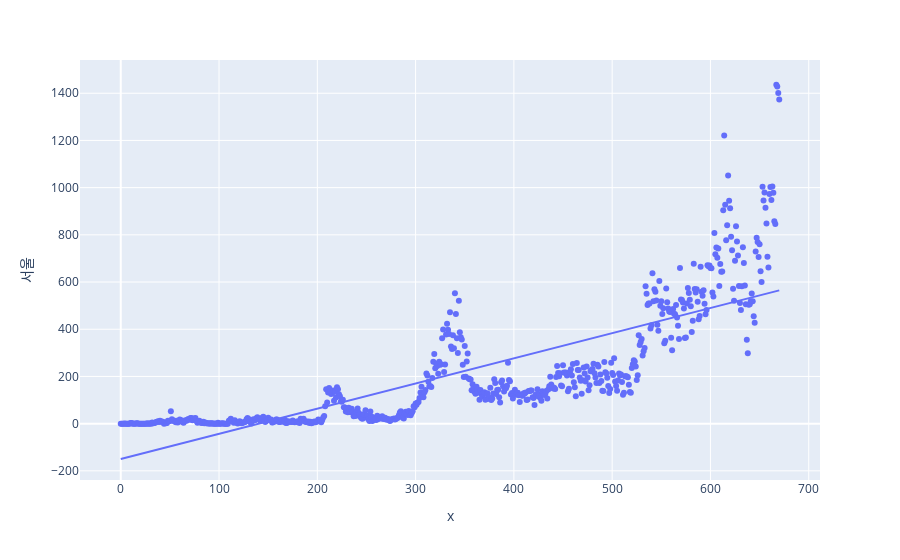
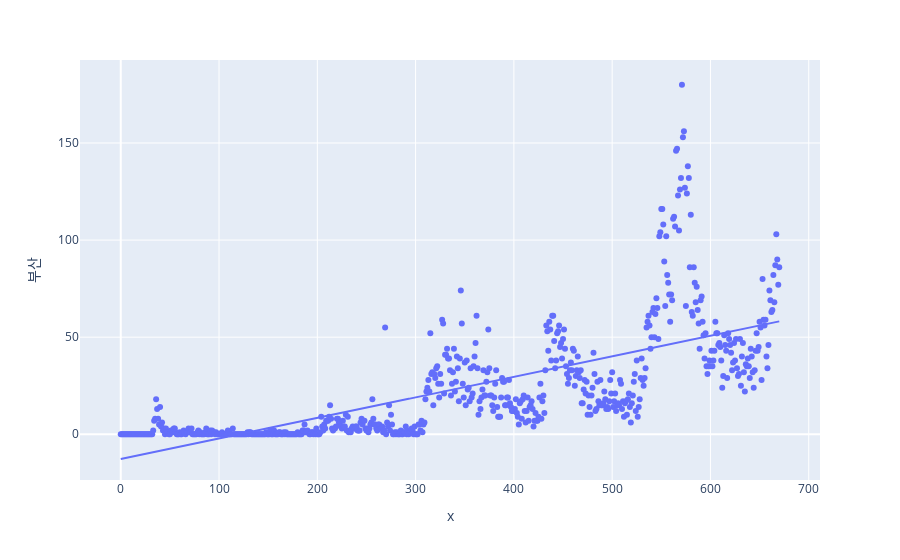
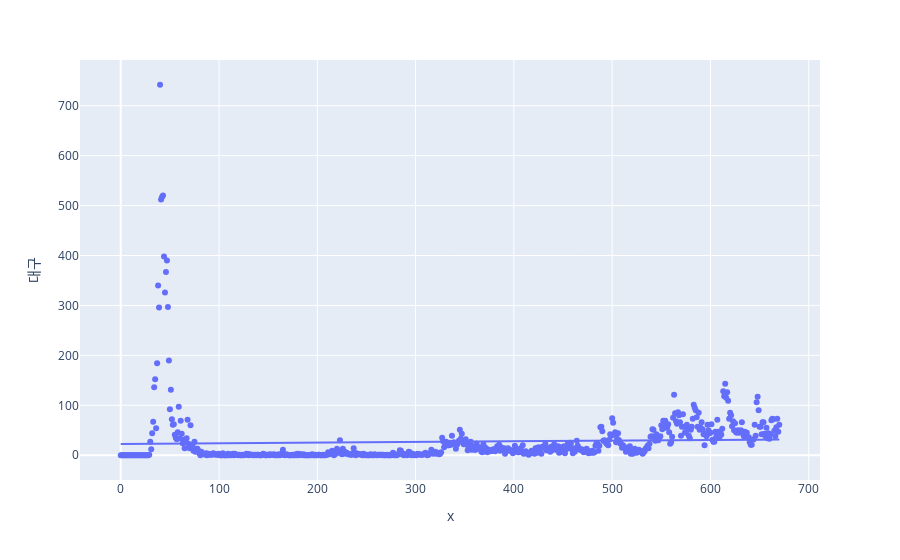

The notebook cell these images were saved under, in order:
### Code cell
# # 회귀를 그리기 위에 x축에 사용할 숫자 생성(코로나 확산 경과일)
# day = list(range(len(df_covid.index)))

# for col in df_covid.columns:
#     fig = px.scatter(df_covid, x=day, y=col, trendline='ols')
#     fig.show()

### Figure 1 — Plotly figure (JSON) as saved in the notebook; plotly's stock layout.template omitted (floating-point values rounded to 4 significant figures; data arrays with more than 128 entries replaced by an {"elided": "..."} marker saying what was removed)
{"data": [{"hovertemplate": "x=%{x}<br>서울=%{y}<extra></extra>", "legendgroup": "", "marker": {"color": "#636efa", "symbol": "circle"}, "mode": "markers", "name": "", "orientation": "v", "showlegend": false, "type": "scatter", "x": {"elided": "671 int values"}, "xaxis": "x", "y": {"elided": "671 int values"}, "yaxis": "y"}, {"hovertemplate": "<b>OLS trendline</b><br>서울 = 1.06638 * x + -149.861<br>R<sup>2</sup>=0.646181<br><br>x=%{x}<br>서울=%{y} <b>(trend)</b><extra></extra>", "legendgroup": "", "marker": {"color": "#636efa", "symbol": "circle"}, "mode": "lines", "name": "", "showlegend": false, "type": "scatter", "x": {"elided": "671 int values"}, "xaxis": "x", "y": {"elided": "671 float values"}, "yaxis": "y"}], "layout": {"legend": {"tracegroupgap": 0}, "margin": {"t": 60}, "xaxis": {"anchor": "y", "domain": [0, 1], "title": {"text": "x"}}, "yaxis": {"anchor": "x", "domain": [0, 1], "title": {"text": "서울"}}}}

### Figure 2 — Plotly figure (JSON) as saved in the notebook; plotly's stock layout.template omitted (floating-point values rounded to 4 significant figures; data arrays with more than 128 entries replaced by an {"elided": "..."} marker saying what was removed)
{"data": [{"hovertemplate": "x=%{x}<br>부산=%{y}<extra></extra>", "legendgroup": "", "marker": {"color": "#636efa", "symbol": "circle"}, "mode": "markers", "name": "", "orientation": "v", "showlegend": false, "type": "scatter", "x": {"elided": "671 int values"}, "xaxis": "x", "y": {"elided": "671 int values"}, "yaxis": "y"}, {"hovertemplate": "<b>OLS trendline</b><br>부산 = 0.105775 * x + -12.7355<br>R<sup>2</sup>=0.497300<br><br>x=%{x}<br>부산=%{y} <b>(trend)</b><extra></extra>", "legendgroup": "", "marker": {"color": "#636efa", "symbol": "circle"}, "mode": "lines", "name": "", "showlegend": false, "type": "scatter", "x": {"elided": "671 int values"}, "xaxis": "x", "y": {"elided": "671 float values"}, "yaxis": "y"}], "layout": {"legend": {"tracegroupgap": 0}, "margin": {"t": 60}, "xaxis": {"anchor": "y", "domain": [0, 1], "title": {"text": "x"}}, "yaxis": {"anchor": "x", "domain": [0, 1], "title": {"text": "부산"}}}}

### Figure 3 — Plotly figure (JSON) as saved in the notebook; plotly's stock layout.template omitted (floating-point values rounded to 4 significant figures; data arrays with more than 128 entries replaced by an {"elided": "..."} marker saying what was removed)
{"data": [{"hovertemplate": "x=%{x}<br>대구=%{y}<extra></extra>", "legendgroup": "", "marker": {"color": "#636efa", "symbol": "circle"}, "mode": "markers", "name": "", "orientation": "v", "showlegend": false, "type": "scatter", "x": {"elided": "671 int values"}, "xaxis": "x", "y": {"elided": "671 int values"}, "yaxis": "y"}, {"hovertemplate": "<b>OLS trendline</b><br>대구 = 0.0130063 * x + 22.7681<br>R<sup>2</sup>=0.001714<br><br>x=%{x}<br>대구=%{y} <b>(trend)</b><extra></extra>", "legendgroup": "", "marker": {"color": "#636efa", "symbol": "circle"}, "mode": "lines", "name": "", "showlegend": false, "type": "scatter", "x": {"elided": "671 int values"}, "xaxis": "x", "y": {"elided": "671 float values"}, "yaxis": "y"}], "layout": {"legend": {"tracegroupgap": 0}, "margin": {"t": 60}, "xaxis": {"anchor": "y", "domain": [0, 1], "title": {"text": "x"}}, "yaxis": {"anchor": "x", "domain": [0, 1], "title": {"text": "대구"}}}}
